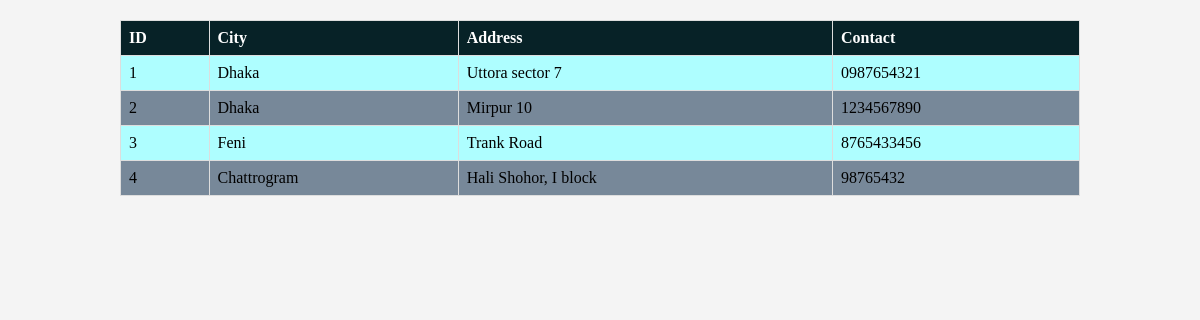
/getOutlate.php, run on the app's committed database.
### tables this page shows
CREATE TABLE `outlate` (
  `id` int(11) NOT NULL,
  `city` varchar(255) NOT NULL,
  `address` varchar(255) NOT NULL,
  `contact` varchar(255) NOT NULL
);

### getOutlate.php (the view, shortened to what this page needs)
<?php
include 'outlet.php';
if ($_SERVER["REQUEST_METHOD"] == "GET") {
    $outlate_query = mysqli_query($conn, "SELECT * FROM outlate");
    $id = 1;
    echo "<!DOCTYPE html>
          <html lang='en'>
          <head>
              <meta charset='UTF-8'>
              <meta name='viewport' content='width=device-width, initial-scale=1.0'>
              <title>View Outlates</title>
              <style>
              body {
                  font-family: Times new roman;
                  background-color: #f4f4f4;
                  margin: 0;
                  padding: 0;
              }
              table {
                  width: 80%;
                  margin: 20px auto;
                  border-collapse: collapse;
              }
              th, td {
                  border: 1px solid #ddd;
                  padding: 8px;
                  text-align: left;
              }
              th {
                  background-color: #072227;
                  color: white;
              }
              tr {
                background-color: #aefeff;
                }
              tr:nth-child(even) {
                  background-color: #778899;
              }
              tr:hover {
                  background-color: #f1f1f1;
              }
              .empty-text {
                  text-align: center;
                  padding: 20px;
                  font-weight: bold;
              }
          </style>
          </head>
          <body>";
    if ($outlate_query) {
        if (mysqli_num_rows($outlate_query) > 0) {
            echo "<table>
                  <thead>
                      <th>ID</th>
                      <th>City</th>
                      <th>Address</th>
                      <th>Contact</th>
                  </thead>
                  <tbody>";
            while ($outlate = mysqli_fetch_assoc($outlate_query)) {
                echo "<tr>
                        <td>{$id}</td>
                        <td>{$outlate['city']}</td>
                        <td>{$outlate['address']}</td>
                        <td>{$outlate['contact']}</td>
                      </tr>";
                $id++;
            }
            echo "</tbody>
                  </table>";
        } else {
            echo "<div class='empty-text'> No Outlates Available </div>";
        }
    } else {
        echo "Query failed: " . mysqli_error($conn);
    }
    echo "</body></html>";
} else {
    echo "Invalid request.";
}
?>

### getOutlate.php (style rules this page uses)
body { font-family: Times new roman; background-color: #f4f4f4; margin: 0; padding: 0; }
table { width: 80%; margin: 20px auto; border-collapse: collapse; }
th, td { border: 1px solid #ddd; padding: 8px; text-align: left; }
th { background-color: #072227; color: white; }
tr { background-color: #aefeff; }
tr:nth-child(even) { background-color: #778899; }

### data on the page
outlate: city "Dhaka", address "Uttora sector 7", contact "0987654321"
outlate: city "Dhaka", address "Mirpur 10", contact "1234567890"
outlate: city "Feni", address "Trank Road", contact "8765433456"
outlate: city "Chattrogram", address "Hali Shohor, I block", contact "98765432"
